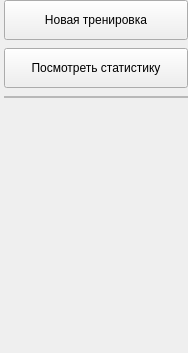
               <widget class="QWidget" name="page_2">
                <property name="geometry">
                 <rect>
                  <x>0</x>
                  <y>0</y>
                  <width>188</width>
                  <height>353</height>
                 </rect>
                </property>
                <attribute name="icon">
                 <iconset resource="icons.qrc">
                  <normaloff>:/icons/icons/chevron-down.svg</normaloff>:/icons/icons/chevron-down.svg</iconset>
                </attribute>
                <attribute name="label">
                 <string>Мои тренировки</string>
                </attribute>
                <layout class="QVBoxLayout" name="verticalLayout_10">
                 <property name="spacing">
                  <number>8</number>
                 </property>
                 <property name="sizeConstraint">
                  <enum>QLayout::SetDefaultConstraint</enum>
                 </property>
                 <property name="leftMargin">
                  <number>4</number>
                 </property>
                 <property name="topMargin">
                  <number>0</number>
                 </property>
                 <property name="rightMargin">
                  <number>0</number>
                 </property>
                 <property name="bottomMargin">
                  <number>0</number>
                 </property>
                 <item>
                  <widget class="QPushButton" name="create_workout">
                   <property name="minimumSize">
                    <size>
                     <width>0</width>
                     <height>40</height>
                    </size>
                   </property>
                   <property name="maximumSize">
                    <size>
                     <width>16777215</width>
                     <height>40</height>
                    </size>
                   </property>
                   <property name="mouseTracking">
                    <bool>false</bool>
                   </property>
                   <property name="contextMenuPolicy">
                    <enum>Qt::DefaultContextMenu</enum>
                   </property>
                   <property name="layoutDirection">
                    <enum>Qt::LeftToRight</enum>
                   </property>
                   <property name="autoFillBackground">
                    <bool>false</bool>
                   </property>
                   <property name="text">
                    <string>Новая тренировка</string>
                   </property>
                  </widget>
                 </item>
                 <item>
                  <widget class="QPushButton" name="open_statistic">
                   <property name="minimumSize">
                    <size>
                     <width>0</width>
                     <height>40</height>
                    </size>
                   </property>
                   <property name="maximumSize">
                    <size>
                     <width>16777215</width>
                     <height>40</height>
                    </size>
                   </property>
                   <property name="text">
                    <string>Посмотреть статистику</string>
                   </property>
                  </widget>
                 </item>
                 <item alignment="Qt::AlignTop">
                  <widget class="QFrame" name="new_workout">
                   <property name="frameShape">
                    <enum>QFrame::StyledPanel</enum>
                   </property>
                   <property name="frameShadow">
                    <enum>QFrame::Raised</enum>
                   </property>
                   <layout class="QVBoxLayout" name="verticalLayout_11">
                    <property name="spacing">
                     <number>0</number>
                    </property>
                    <property name="leftMargin">
                     <number>0</number>
                    </property>
                    <property name="topMargin">
                     <number>0</number>
                    </property>
                    <property name="rightMargin">
                     <number>0</number>
                    </property>
                    <property name="bottomMargin">
                     <number>0</number>
                    </property>
                   </layout>
                  </widget>
                 </item>
                </layout>
               </widget>
